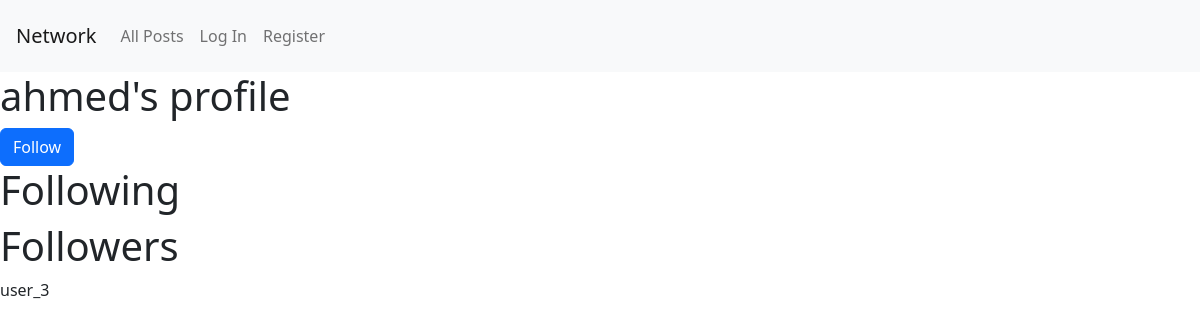
Page /profile/ahmed on the earlier database version.
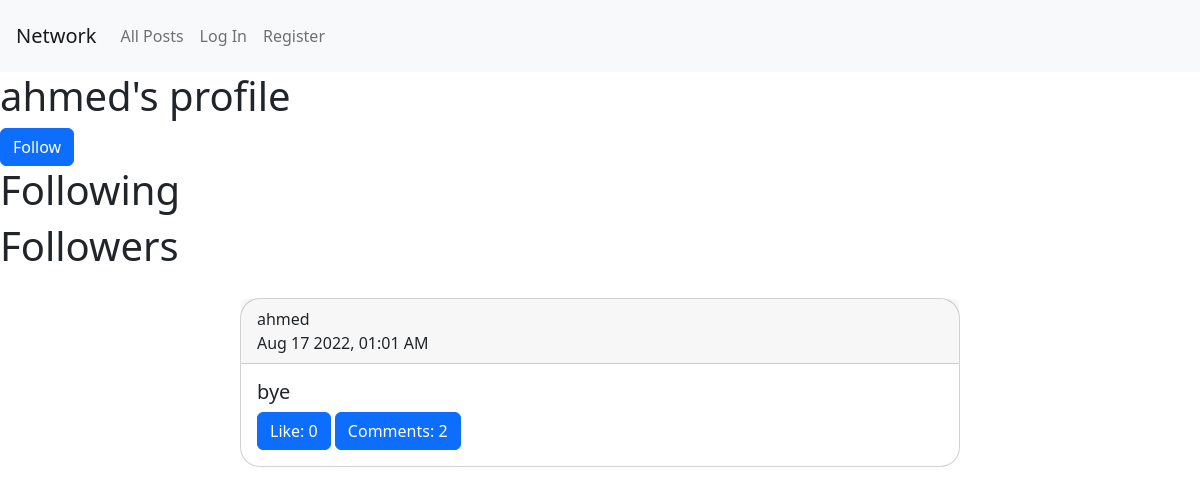
Same page on the later database version.
### network/models.py (models this page shows)
class User(AbstractUser):
    pass

class Post(models.Model):
    user_post = models.ForeignKey(User, on_delete=models.CASCADE,related_name="user_post", default="1")
    post = models.CharField(max_length=2000, null=False, blank=False, default="")
    timestamp = models.DateTimeField(auto_now_add=True)
    updated_at = models.DateTimeField(auto_now=True)
    def serialize(self):
        likes = len(self.liked_on.all())
        comments = self.commented_on.all()
        comments = [comment.serialize() for comment in comments]
        return {
            "id":self.id,
            "user_post":self.user_post.username,
            "post": self.post,
            "time":self.timestamp.strftime("%b %d %Y, %I:%M %p"),
            "likes":likes,
            "comments":comments,
            "how_many_comments":len(comments)
        }

### network/views.py (the view)
# urls.py: path("profile/<str:username>", views.profile, name="profile"),
def profile(request, username):
    if request.method == "GET":
        user = User.objects.get(username=username)
        profile = Profile.objects.get(pk=user.id)
        following = [user for user in profile.following.all()]
        followers = [user for user in profile.followers.all()]
        posts = Post.objects.filter(user_post=user)
        posts = posts.order_by("-timestamp").all()
        posts = [post.serialize() for post in posts]
        try:
            liked = Like.objects.filter(user_like=request.user)
            liked = [like.post.id for like in liked]
        except(Like.DoesNotExist, TypeError):
            liked=None
        return render(request, 'network/profile.html', {
            'following': following,
            'followers':followers,
             'profile':username,
             'posts':posts,
             'liked':liked
             })

### network/models.py (called while the page is built)
    def serialize(self):
        return {
            'comment': self.comment,
            'user_comment': self.user_comment.username
        }

### network/templates/network/profile.html (shortened to what this page needs)
{% extends "network/layout.html" %}
{% load static %}
{% block body %}
{% if user.username == profile %}
<h1>This is your profile</h1>
{% else %}
<h1>{{profile}}'s profile</h1>
{% endif %}
{% if user in followers %}
<button class="btn btn-primary" id="follow" data-type="unfollow" data-user="{{profile}}">Unfollow</button>
{% elif user.username != profile  %}
<button class="btn btn-primary" id="follow" data-type="follow" data-user="{{profile}}">Follow</button>
{% endif %}
<div id="following">
<h1> Following </h1>
</div>
<div id ="followers">
<h1> Followers </h1>
{% for user in followers %}
<a href="{% url 'profile' user %}" id="{{user}}">{{user}}</a>
{% endfor %}
</div>
<div id="all-posts">
    {% for post in posts %}
    <div class="card" id="post-card">
        <div class="card-header">
          <a href="{% url 'profile' post.user_post %}">{{post.user_post}}</a>
          <br>
          {{post.time}}
        </div>
        <div class="card-body">
          <h5 class="card-title">{{post.post}}</h5>
          {% if post.id in liked %}
          <button class="btn btn-primary" id="unlike" data-post="{{post.id}}">Unlike: {{post.likes}}</button>
          {% else %}
          <button class="btn btn-primary" id="like" data-post="{{post.id}}">Like: {{post.likes}}</button>
          {% endif %}
          <button class="btn btn-primary" id="show-comments">Comments: {{post.how_many_comments}}</button>
        </div>
    </div>
    {% endfor %}
</div>
{% endblock %}

### network/templates/network/layout.html (shortened to what this page needs)
{% load static %}
<!DOCTYPE html>
<html lang="en">
    <head>
        <link href="https://cdn.jsdelivr.net/npm/bootstrap@5.2.0/dist/css/bootstrap.min.css" rel="stylesheet">
        <link rel="stylesheet" href="{% static './network/styles.css' %}">
    </head>
    <body>
        <nav class="navbar navbar-expand-lg navbar-light bg-light" id="navbar">
            <a class="navbar-brand" href="{% url 'index' %}">Network</a>
            <div id="nav-items">
              <ul class="navbar-nav mr-auto" id="top-nav">
                <li class="nav-item">
                  <a class="nav-link" id="all-posts-link" href="{% url 'posts' %}">All Posts</a>
                </li>
                {% if user.is_authenticated %}
                    <li class="nav-item" id="signin-out">
                        <a class="nav-link" href="{% url 'logout' %}">Log Out</a>
                    </li>
                {% else %}
                    <li class="nav-item" id="signin-out">
                        <a class="nav-link" href="{% url 'login' %}">Log In</a>
                    </li>
                    <li class="nav-item">
                        <a class="nav-link" href="{% url 'register' %}">Register</a>
                    </li>
                {% endif %}
              </ul>
            </div>
          </nav>
        <div class="body">
            {% block body %}
            {% endblock %}
        </div>
    </body>
</html>

### network/static/network/styles.css (style rules this page uses)
#post-card { display: flex; margin-top: 20px; margin-bottom: 20px; width:60%; border-radius: 20px; }
#all-posts { display: flex; flex-direction: column; align-items: center; }
a { all: unset; }
#navbar { display: flex; padding: 1rem 1rem 1rem 1rem; }

Differences in the rows shown:
no longer on this page (row edited): User: username "user_3"
added Post: post "bye"
Other differences:
new list line: "ahmed"
new list line: "Aug 17 2022, 01:01 AM Like: 0 Comments: 2"
